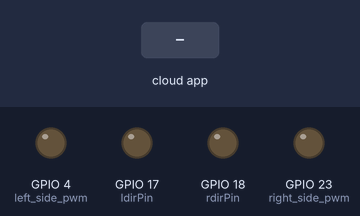
This sketch was run on a simulated ESP32. Parts: output pins drawn as LEDs (lit = HIGH). Inputs (shaded band) come from the test bench. WiFi joins after 1.5 s; servers stay silent unless stated; the ROS host is connected and sends only what is stated; what the sketch prints to the serial monitor is not drawn.

Above: at 2.7 s.
2.8 s: the phone or cloud app sets ldir to 1
At 3.9 s:
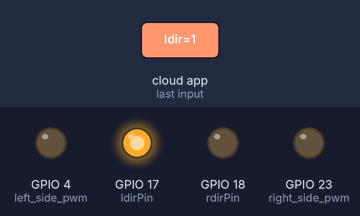
4.3 s: the phone or cloud app sets rdir to 1
At 5.0 s:
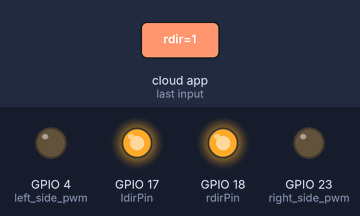
5.8 s: the phone or cloud app sets lpwm to 45
At 6.1 s:
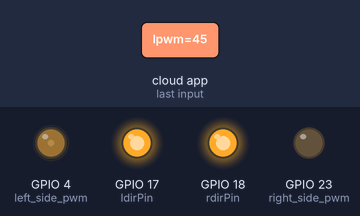
7.3 s: the phone or cloud app sets rpwm to 45
At 8.5 s:
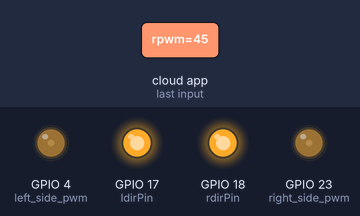
8.8 s: the phone or cloud app sets ldir to 0
At 9.6 s:
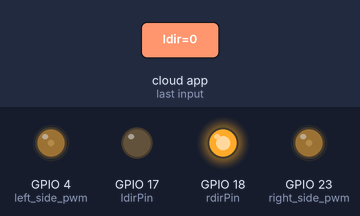
10.3 s: the phone or cloud app sets rdir to 0
At 10.8 s:
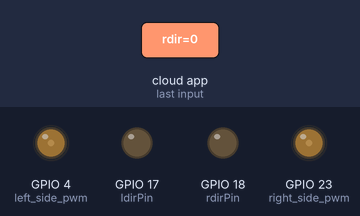
Timing chart, 0 to 12.8 s (numbered marks = the images above; inputs shaded):
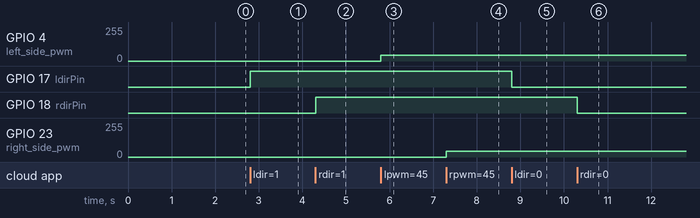

The sketch:

ESP32_WIFI.ino
```cpp
#include<ros.h>
#include<std_msgs/Bool.h>
#include<std_msgs/Int16.h>
#include<WiFi.h>

const int ldirPin = 17;
const int rdirPin = 18;
bool ldir;
bool rdir;
int lpwm;
int rpwm;

const int left_side_pwm = 4;
const int right_side_pwm = 23;

const char* ssid = "Sudhanshu";
const char* password = "ryie5722";

WiFiClient client;
//add host device IP address
// to find host IP in cmd : hostname -I
IPAddress server(192,168,12,109);

class WiFiHardware {
  public:
    WiFiHardware() {};
    void init() {
      client.connect(server, 11411);
    }
    int read() {
      return client.read();
    }
    void write(uint8_t* data, int length) {
      for (int i = 0; i < length ; i++)
        client.write(data[i]);
    }
    unsigned long time() {
      return millis();
    }
};

void setupWiFi() {

    WiFi.begin(ssid, password);
    Serial.print("\nConnecting to "); Serial.println(ssid);
    uint8_t i = 0;
    while (WiFi.status() != WL_CONNECTED && i++ < 20) delay(500);
    if (i == 21) {
      Serial.print("Could not connect to"); Serial.println(ssid);
      while (1) delay(500);
    }
    Serial.print("Ready! Use ");
    Serial.print(WiFi.localIP());
    Serial.println(" to access client");
  }


ros::NodeHandle_<WiFiHardware> nh;


void ldir_cb(const std_msgs::Bool& data){
  ldir = data.data;
  digitalWrite(ldirPin,ldir);
}

void rdir_cb(const std_msgs::Bool& data){
  rdir = data.data;
  digitalWrite(rdirPin,rdir);
}

void lpwmCB( const std_msgs::Int16& data){
  lpwm = data.data;
  analogWrite(left_side_pwm,lpwm);
}

void rpwmCB( const std_msgs::Int16& data){
  rpwm = data.data;
  analogWrite(right_side_pwm,rpwm);
  }
std_msgs::Bool bool_msg;
std_msgs::Int16 int16_msg;

ros::Subscriber<std_msgs::Bool> lsub ("/ldir", ldir_cb);
ros::Subscriber<std_msgs::Bool> rsub ("/rdir", rdir_cb);
ros::Subscriber<std_msgs::Int16> lpwm1 ("/lpwm", lpwmCB);
ros::Subscriber<std_msgs::Int16> rpwm1 ("/rpwm", rpwmCB);

void setup() {
  // put your setup code here, to run once:
Serial.begin(115200);
setupWiFi();
pinMode(ldirPin,OUTPUT);
pinMode(rdirPin,OUTPUT);
pinMode(right_side_pwm ,OUTPUT);
pinMode(left_side_pwm ,OUTPUT);
nh.initNode();
nh.subscribe(lsub);
nh.subscribe(rsub);
nh.subscribe(lpwm1);
nh.subscribe(rpwm1);


}


void loop() {
  // put your main code here, to run repeatedly:
nh.spinOnce();
}
```

Measured:
- after the input at 2.8 s, GPIO 17 (ldirPin): LOW → HIGH at once
- after the input at 4.3 s, GPIO 18 (rdirPin): LOW → HIGH at once
- after the input at 5.8 s, GPIO 4 (left_side_pwm): 0/255 → 45/255 at once
- after the input at 7.3 s, GPIO 23 (right_side_pwm): 0/255 → 45/255 at once
- after the input at 8.8 s, GPIO 17 (ldirPin): HIGH → LOW at once
- after the input at 10.3 s, GPIO 18 (rdirPin): HIGH → LOW at once
